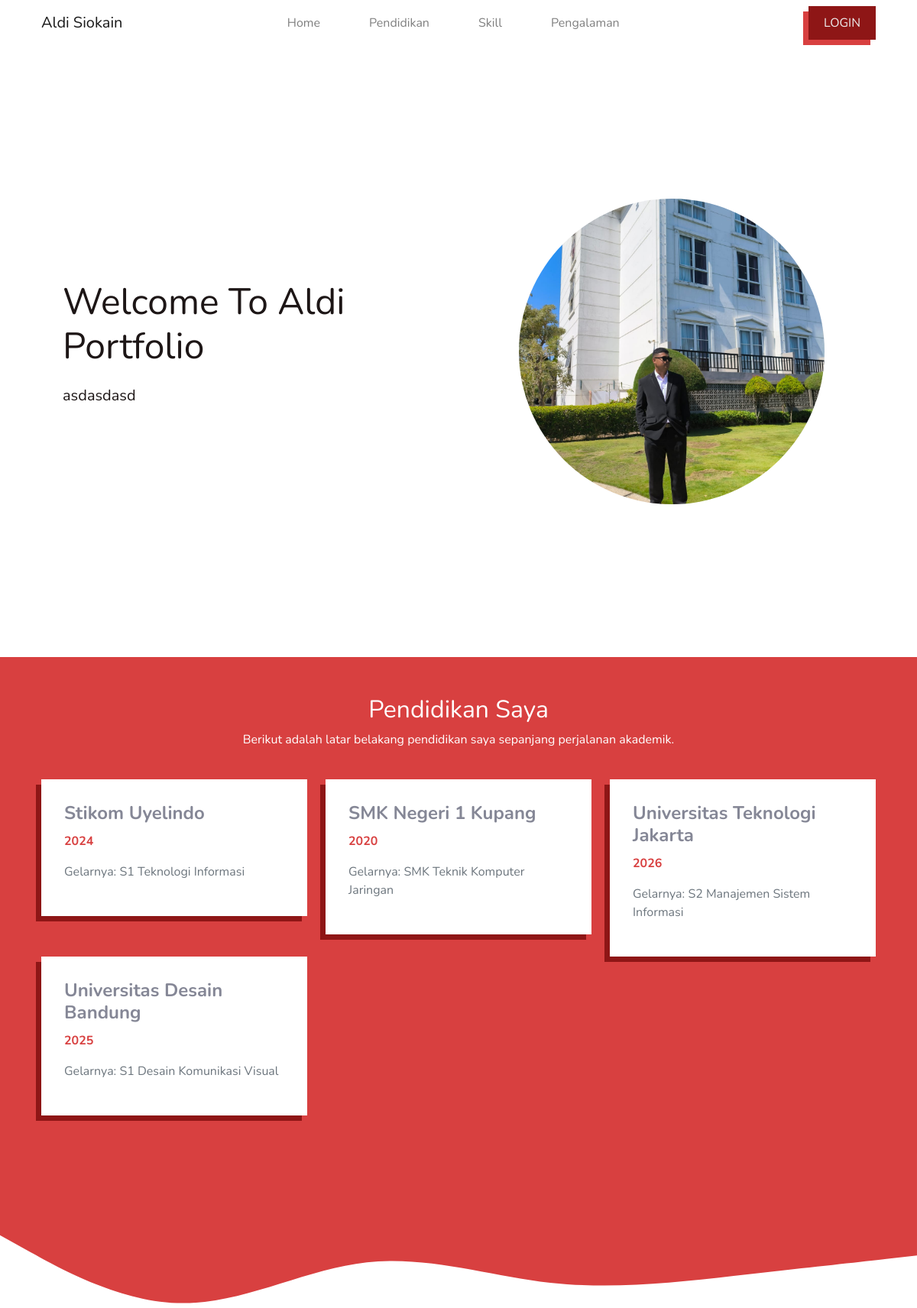
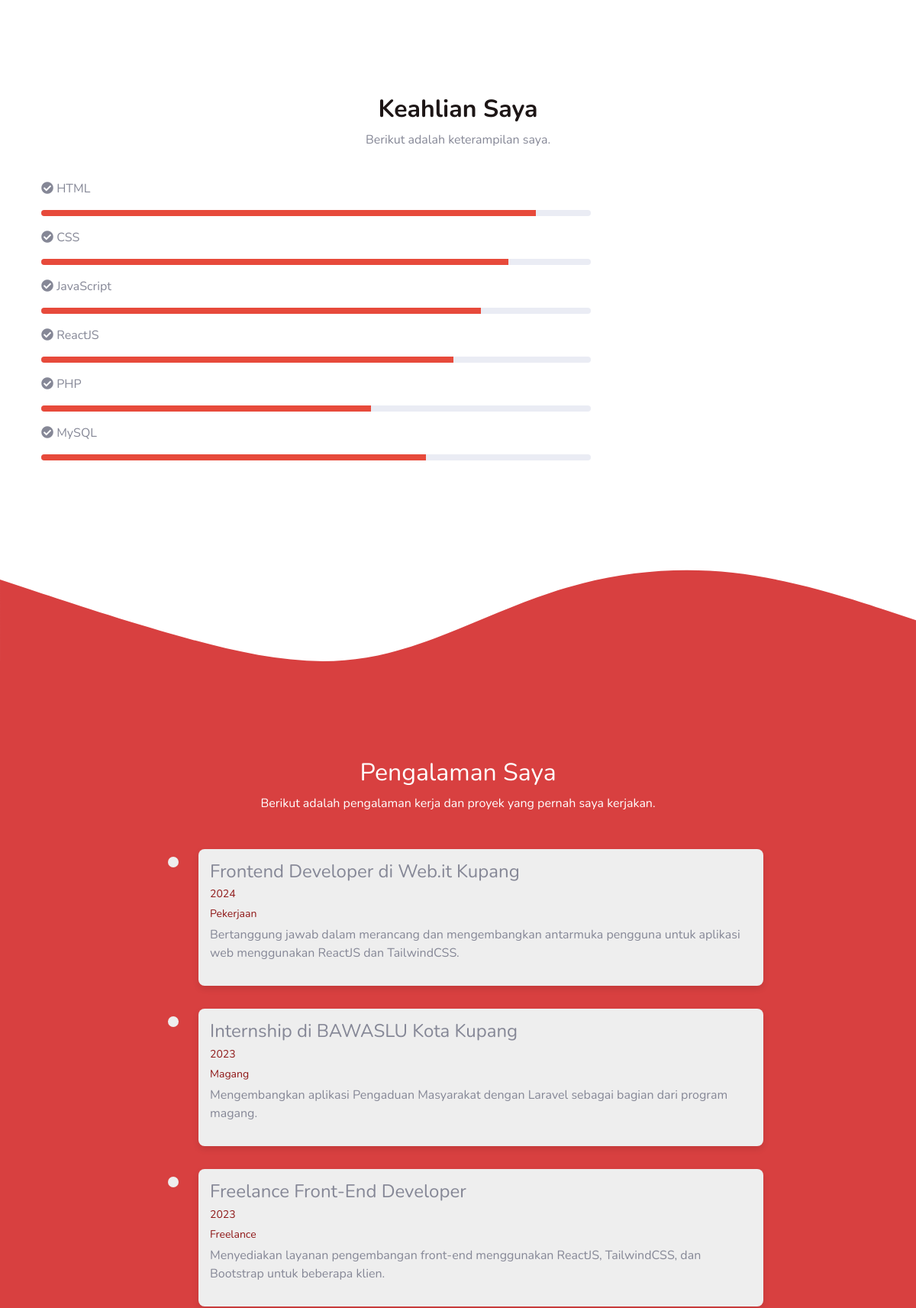
Screenshot of / (signed in, upper part) with the database file from the repository (2 pictures, top to bottom).
### tables this page shows
CREATE TABLE `profil` (
  `id` int(11) NOT NULL,
  `nama` varchar(50) NOT NULL,
  `umur` int(50) NOT NULL,
  `telepon` int(25) NOT NULL,
  `email` varchar(50) NOT NULL,
  `instagram` varchar(20) NOT NULL,
  `tiktok` varchar(20) NOT NULL,
  `deskripsi` text NOT NULL,
  `gambar` varchar(255) NOT NULL
);

CREATE TABLE `pendidikan` (
  `id` int(11) NOT NULL,
  `pendidikan` varchar(50) NOT NULL,
  `lokasi` varchar(50) NOT NULL,
  `tahun` varchar(25) NOT NULL
);

CREATE TABLE `skill` (
  `id` int(11) NOT NULL,
  `skill` varchar(50) NOT NULL,
  `presentase` int(100) NOT NULL
);

CREATE TABLE `pengalaman` (
  `id` int(11) NOT NULL,
  `pengalaman` varchar(50) NOT NULL,
  `tahun` varchar(25) NOT NULL,
  `kategori` varchar(25) NOT NULL,
  `deskripsi` text NOT NULL
);

### index.php (the view, shortened to what this page needs)
<?php
$conn = OpenCon();
?>
<?php
$QueryProfile = "SELECT * FROM profil";
$ResultProfile = $conn->query($QueryProfile);
$queryPendidikan = "SELECT * FROM pendidikan";
$resultPendidikan = $conn->query($queryPendidikan);
$queryPengalaman = "SELECT * FROM pengalaman";
$resultPengalaman = $conn->query($queryPengalaman);
$querySkill = "SELECT * FROM skill";
$resultSkill = $conn->query($querySkill);
?>
<!DOCTYPE html>
<html lang="en">
<head>
    <link href="vendor/fontawesome-free/css/all.min.css" rel="stylesheet" type="text/css">
    <link href="css/sb-admin-2.min.css" rel="stylesheet">
    <link href="https://unpkg.com/aos@2.3.1/dist/aos.css" rel="stylesheet">
    <link rel="stylesheet" href="css/style.css">
</head>
<body id="page-top">
<nav data-aos="fade-down" class="navbar navbar-expand-lg navbar-light container">
    <a class="navbar-brand" href="#">Aldi Siokain</a>
    <div class="collapse navbar-collapse" id="navbarNavAltMarkup">
      <div class="navbar-nav ml-auto mr-auto ">
        <a class="nav-link mr-5" href="#Home">Home </a>
        <a class="nav-link mr-5" href="#Pendidikan">Pendidikan</a>
        <a class="nav-link mr-5" href="#skill">Skill</a>
        <a class="nav-link mr-5" href="#Pengalaman">Pengalaman</a>
      </div>
      <a class="buton" href="/porto-php/dashboard.php">LOGIN</a>
    </div>
  </nav>
<?php
if ($ResultProfile->num_rows > 0) {
  $Profile = $ResultProfile->fetch_assoc();
} else {
  $Profile = [
      "namas" => "Nama Tidak Ditemukan",
      "description" => "Deskripsi tidak tersedia.",
      "image" => "default_image.jpg"
  ];
}
?>
<section class="hero-section" id="Home">
    <div class="container">
        <div class="row align-items-center">
            <div data-aos="fade-right" class="col-md-6 text">
                <h1>Welcome To <?php echo $Profile["nama"]; ?> Portfolio</h1>
                <p><?php echo $Profile["deskripsi"]; ?></p>
            </div>
            <div data-aos="fade-left" class="col-md-6 image text-center">
                <img src="<?php echo $Profile["gambar"]; ?>" alt="Profile Picture" class="img-fluid rounded-circle">
            </div>
        </div>
    </div>
</section>
<section class="education-section" id="Pendidikan">
    <div class="container">
        <div class="education-title text-white text-center">
            <h2>Pendidikan Saya</h2>
            <p>Berikut adalah latar belakang pendidikan saya sepanjang perjalanan akademik.</p>
        </div>
        <div class="row">
            <?php
              if ($resultPendidikan->num_rows > 0) {
                while ($edu = $resultPendidikan->fetch_assoc()){
                  echo '<div class="col-lg-4 col-md-6 col-sm-12">';
                  echo '  <div data-aos="fade-up" class="education-card">';
                  echo '    <h5>' . $edu['lokasi'] . '</h5>';
                  echo '    <p class="year">' . $edu['tahun'] . '</p>';
                  if (isset($edu['pendidikan'])) echo '    <p>Gelarnya: ' . $edu['pendidikan'] . '</p>';
                  echo '  </div>';
                  echo '</div>';
                }
            }
            ?>
        </div>
    </div>
</section>
<section class="skills-section" id="skill">
    <div class="container">
        <div class="skill-title text-center">
            <h2>Keahlian Saya</h2>
            <p>Berikut adalah keterampilan saya.</p>
        </div>
        <div class="row">
            <div class="col-md-8">
            <?php
                if ($resultSkill->num_rows > 0) {
                    while ($row = $resultSkill->fetch_assoc()) {
                        echo '<div data-aos="fade-up" class="skill-item mb-3">';
                        echo '<p><i class="fas fa-check-circle"></i> ' . $row['skill'] . '</p>';
                        echo '<div class="progress">';
                        echo '<div class="progress-bar bg-danger" role="progressbar" style="width: ' . $row['presentase'] . '%;" aria-valuenow="' . $row['presentase'] . '" aria-valuemin="0" aria-valuemax="100"></div>';
                        echo '</div>';
                        echo '</div>';
                    }
                } else {
                    echo "<p>Data skill tidak ditemukan.</p>";
                }
                ?>
            </div>
        </div>
    </div>
</section>
<section class="experience-section py-5" id="Pengalaman">
    <div class="container">
        <div class="section-title text-center mb-5 text-white">
            <h2 >Pengalaman Saya</h2>
            <p>Berikut adalah pengalaman kerja dan proyek yang pernah saya kerjakan.</p>
        </div>
        <div class="timeline">
        <?php
            if ($resultPengalaman->num_rows > 0) {
                while ($exp = $resultPengalaman->fetch_assoc()) {
                    echo '<div class="timeline-item">';
                    echo '<div class="timeline-dot"></div>';
                    echo '<div data-aos="fade-up" class="timeline-content">';
                    echo '<h4>' . $exp['pengalaman'] . '</h4>';
                    echo '<span class="date">' . $exp['tahun'] . '</span>';
                    echo '<span class="date">' . $exp['kategori'] . '</span>';
                    echo '<p>' . $exp['deskripsi'] . '</p>';
                    echo '</div>';
                    echo '</div>';
                }
            } else {
                echo "<p>Data pengalaman tidak ditemukan.</p>";
            }
            ?>
        </div>
    </div>
</section>
</body>
</html>

### css/style.css (style rules this page uses)
html { scroll-behavior: smooth; }
.navbar-brand { color: #1d1616; }
.buton { padding: 10px 20px; font-size: 16px; border: none; background-color: #8e1616; color: #eeeeee; cursor: pointer; transition: all 0.3s ease; box-shadow: -7px 7px 0px #d84040; text-decoration: none; display: inline-block; }
.hero-section { display: flex; align-items: center; justify-content: space-between; height: 100vh; flex-wrap: wrap; }
.hero-section .image { flex: 1; display: flex; justify-content: center; align-items: center; padding: 10px; }
.hero-section .image img { width: 400px; height: 400px; border-radius: 50%; object-fit: cover; }
.hero-section .text { color: #1d1616; flex: 1; padding: 40px; }
.hero-section .text h1 { color: #1d1616; font-size: 3rem; margin-bottom: 20px; }
.hero-section .text p { font-size: 1.25rem; margin-bottom: 20px; }
.education-section { background-color: #d84040; padding: 50px 0; }
.education-card { background: #fff; padding: 30px; box-shadow: -7px 7px 0px #8e1616; }
.education-card h5 { font-size: 1.5rem; font-weight: bold; margin-bottom: 10px; }
.education-card p { font-size: 1rem; color: #6c757d; }
.education-card .year { font-weight: bold; color: #d84040; }
.education-title { text-align: center; margin-bottom: 40px; }
.skills-section { background-color: #fff; padding: 60px 0; }
.skill-title { text-align: center; margin-bottom: 40px; }
.skill-title h2 { font-weight: bold; color: #1d1616; }
.skill-item { margin-bottom: 20px; }
.progress { height: 8px; border-radius: 5px; }
.progress-bar { background-color: #8e1616; }
.experience-section { background-color: #d84040; }
.timeline { position: relative; max-width: 800px; margin: 0 auto; padding-left: 20px; }
.timeline-item { position: relative; padding-left: 40px; margin-bottom: 30px; }
.timeline-dot { position: absolute; left: 0; top: 10px; width: 14px; height: 14px; background-color: #eeeeee; border-radius: 50%; }
.timeline-content { background: #eeeeee; padding: 15px; border-radius: 8px; box-shadow: 0px 4px 8px rgba(0, 0, 0, 0.1); }
.timeline-content h4 { margin-bottom: 5px; }
.timeline-content .date { font-size: 14px; color: #8e1616; display: block; margin-bottom: 5px; }

### rows the page displays
profil: nama "Aldi", deskripsi "asdasdasd", gambar (picture)
pendidikan: lokasi "Stikom Uyelindo", tahun "2024", pendidikan "S1 Teknologi Informasi"
pendidikan: lokasi "SMK Negeri 1 Kupang", tahun "2020", pendidikan "SMK Teknik Komputer Jaringan"
pendidikan: lokasi "Universitas Teknologi Jakarta", tahun "2026", pendidikan "S2 Manajemen Sistem Informasi"
pendidikan: lokasi "Universitas Desain Bandung", tahun "2025", pendidikan "S1 Desain Komunikasi Visual"
skill: skill "HTML", presentase 90 (drawn)
skill: skill "CSS", presentase 85 (drawn)
skill: skill "JavaScript", presentase 80 (drawn)
skill: skill "ReactJS", presentase 75 (drawn)
skill: skill "PHP", presentase 60 (drawn)
skill: skill "MySQL", presentase 70 (drawn)
pengalaman: pengalaman "Frontend Developer di Web.it Kupang", tahun "2024", kategori "Pekerjaan", deskripsi "Bertanggung jawab dalam merancang dan mengembangkan antarmuka pengguna untuk aplikasi web menggunakan ReactJS dan TailwindCSS."
pengalaman: pengalaman "Internship di BAWASLU Kota Kupang", tahun "2023", kategori "Magang", deskripsi "Mengembangkan aplikasi Pengaduan Masyarakat dengan Laravel sebagai bagian dari program magang."
pengalaman: pengalaman "Freelance Front-End Developer", tahun "2023", kategori "Freelance", deskripsi "Menyediakan layanan pengembangan front-end menggunakan ReactJS, TailwindCSS, dan Bootstrap untuk beberapa klien."
